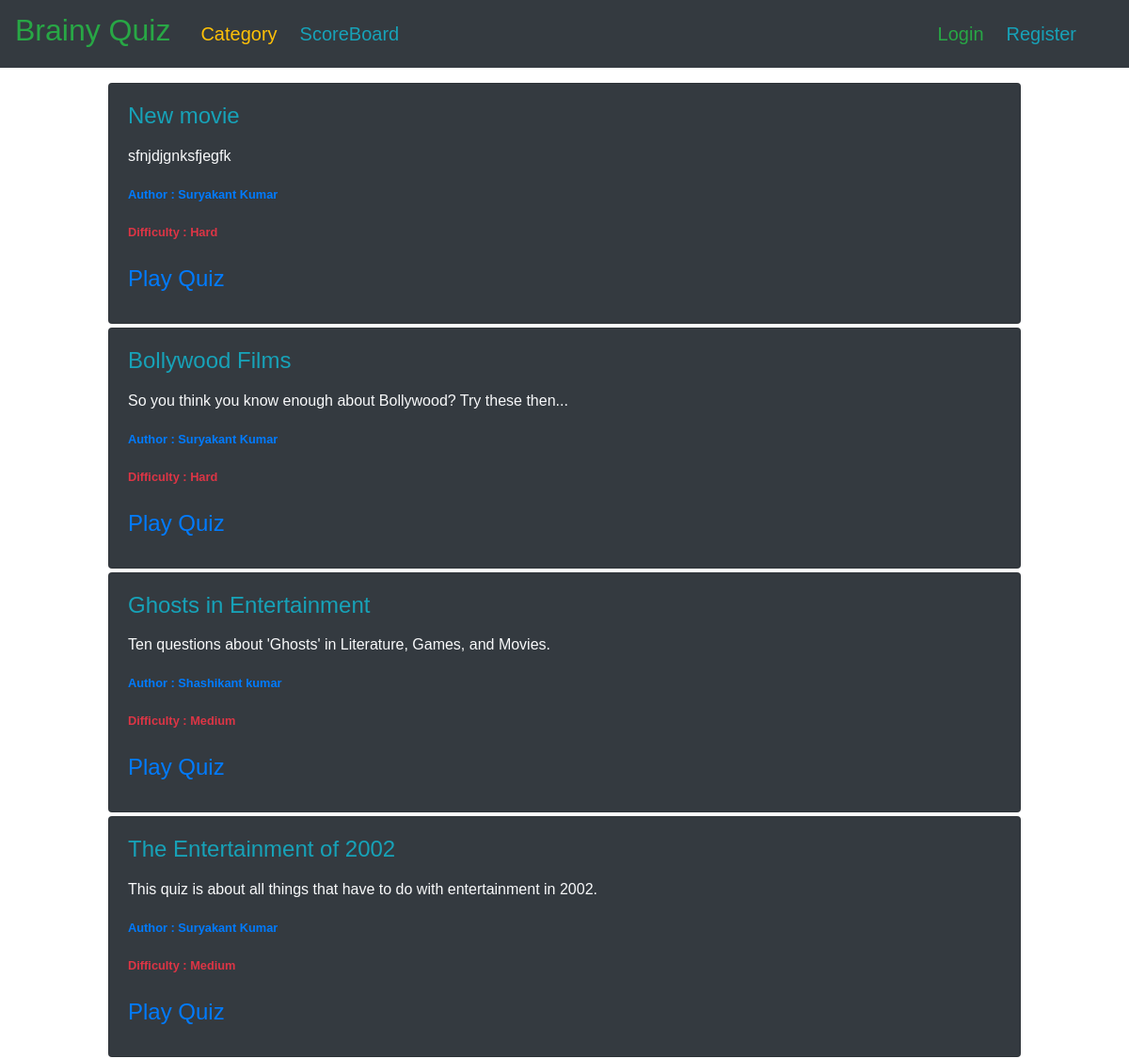
/ (upper part), run on an earlier commit of the app's database.
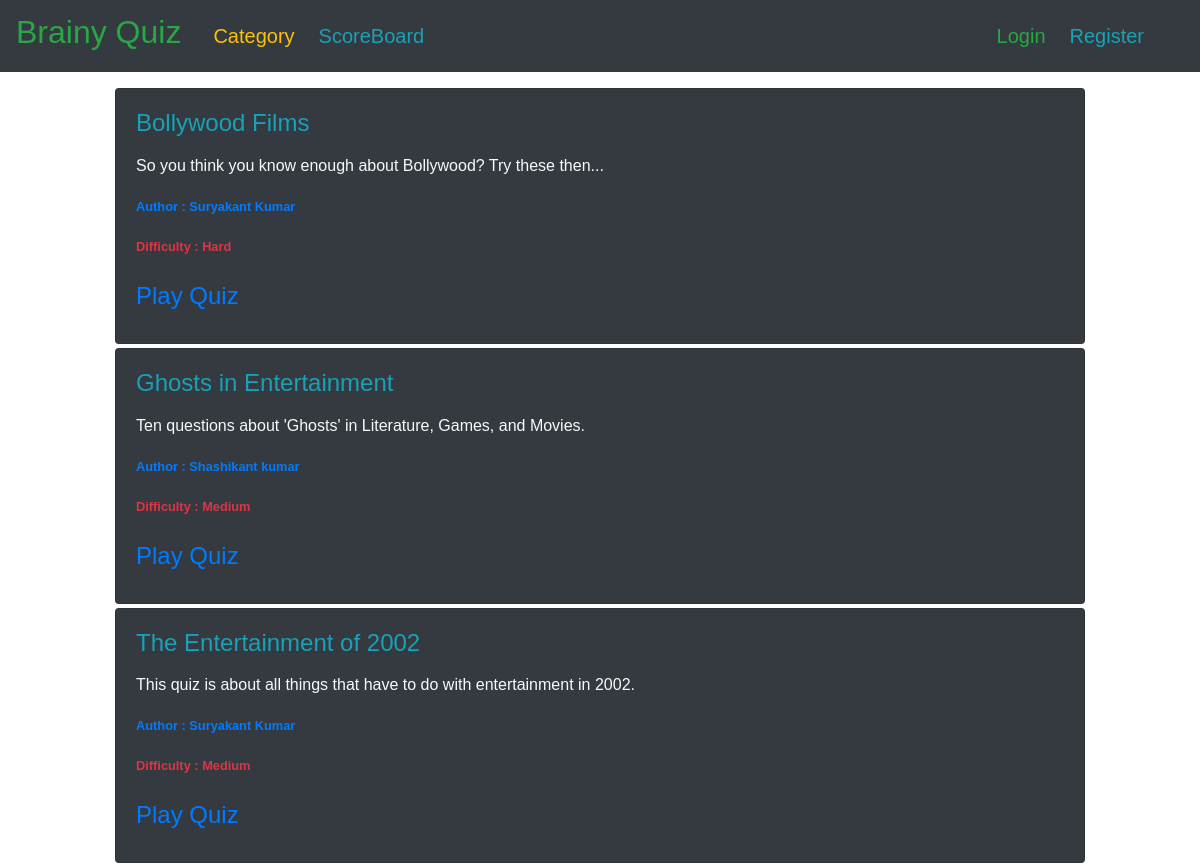
And on a later commit of the database.
### quiz/models.py (models this page shows, shortened)
class Quiz(models.Model):
    difficulty_choices = [
        ('H', 'Hard'),
        ('M', 'Medium'),
        ('E', 'Easy')
    ]
    title = models.CharField(max_length=200)
    description = models.TextField(max_length=1000, blank=True, null=True)
    average_score = models.IntegerField(default=0, blank=True, null=True)
    difficulty = models.CharField(max_length=10, choices=difficulty_choices, default='F')
    date_posted = models.DateTimeField(default=timezone.now)
    author = models.ForeignKey(User, null=False, blank=False, on_delete=models.CASCADE)
    category = models.ForeignKey(Category, null=False, blank=False, on_delete=models.CASCADE)
    class Meta:
        ordering = ['-date_posted']

### quiz/views.py (the view)
# urls.py: path('', views.quiz_list_view, name='home-page'),
def quiz_list_view(request):
    obj = Quiz.objects.prefetch_related('category').select_related('author')
    template = 'quiz/home.html'
    context = {'title': 'QuizApp - Home',
               "quiz_list": obj}
    return render(request, template, context)

### quiz/templates/quiz/home.html (shortened to what this page needs)
{% extends 'base.html' %}
{% block content %}
<div class="col-12 col-md-10 mb-3 mx-auto mt-3">
    {% for quiz in quiz_list %}
    <div class="card bg-dark text-light mb-1">
        <div class="card-body">
            <div class="mb-4">
                <h4 class="card-title text-info">
                    {{ quiz.title }}
                </h4>
                <p class="card-text">
                    {{ quiz.description|linebreaks }}
                </p>
                <p><small class="text-primary"><b>
                            Author : {{ quiz.author.first_name }} {{ quiz.author.last_name }}
                        </b></small></p>
                <p><small class="text-danger"><b>
                            Difficulty : {{ quiz.get_difficulty_display }}
                        </b></small></p>
            </div>
            <div>
                {% if user == quiz.author %}
                <div class="row">
                    <h4 class="card-title text-info col-4 col-sm-1">
                        <a href="{% url 'question-feature-ext' quiz.id %}">View</a>
                    </h4>
                    <h4 class="card-title text-info col-4 col-sm-2">
                        <a href="{% url 'question-create' quiz.id %}">Add Question</a>
                    </h4>
                </div>
                {% else %}
                <h4 class="card-title text-info">
                    <a href="{% url 'quiz-play' quiz.id %}">Play Quiz</a>
                </h4>
                {% endif %}
            </div>
        </div>
    </div>
    {% endfor %}
</div>
{% endblock %}

What changed in the data, as far as the page shows it:
removed Quiz: title "New movie", description "sfnjdjgnksfjegfk", author.first_name "Suryakant", author.last_name "Kumar", difficulty "Hard", shows "Play Quiz"
